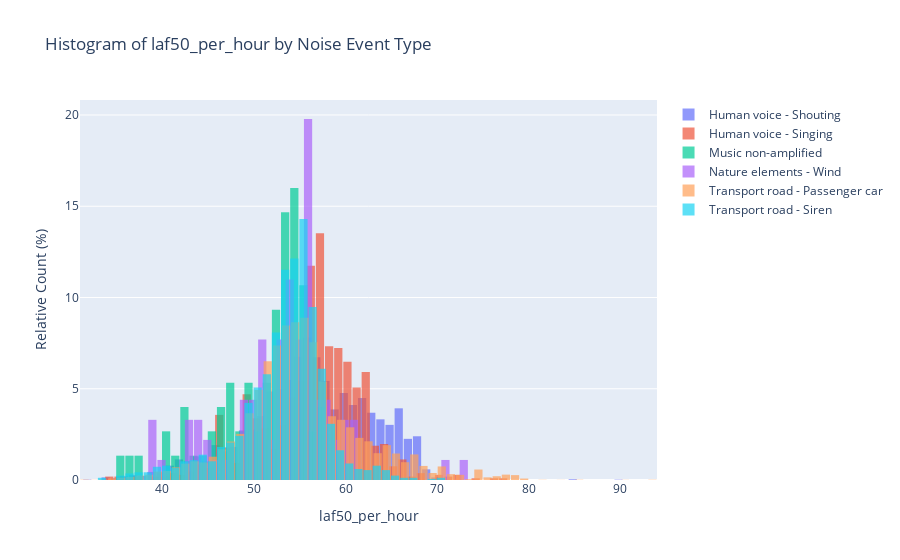

Source (notebook cell):
### Markdown cell above
distributions

### Code cell
import plotly.graph_objects as go
import pandas as pd

# Filter the dataset to get the relevant columns
filtered_df = merged[['noise_event_laeq_primary_detected_class', 'laf50_per_hour']]

# Group the data by 'noise_event_laeq_primary_detected_class'
grouped_df = filtered_df.groupby('noise_event_laeq_primary_detected_class')

# Create a list to store histogram traces
histogram_traces = []

# Generate histogram trace for each noise event type
for noise_event_type, group_data in grouped_df:
    counts = group_data['laf50_per_hour'].value_counts()
    total_count = counts.sum()
    relative_counts = counts / total_count
    
    histogram_trace = go.Histogram(
        x=group_data['laf50_per_hour'],
        opacity=0.7,
        name=noise_event_type,
        histnorm='percent',
        autobinx=False,
        xbins=dict(start=group_data['laf50_per_hour'].min(), end=group_data['laf50_per_hour'].max(), size=1)
    )
    histogram_traces.append(histogram_trace)

# Create the layout for the histogram
layout = go.Layout(
    title='Histogram of laf50_per_hour by Noise Event Type',
    xaxis=dict(title='laf50_per_hour'),
    yaxis=dict(title='Relative Count (%)'),
    barmode='overlay',
    bargap=0.1
)

# Create the figure and plot the histogram traces
fig = go.Figure(data=histogram_traces, layout=layout)

# Display the histogram
fig.show()

### Figure 1 — Plotly figure (JSON) as saved in the notebook; plotly's stock layout.template omitted (floating-point values rounded to 4 significant figures; data arrays with more than 128 entries replaced by an {"elided": "..."} marker saying what was removed)
{"data": [{"autobinx": false, "histnorm": "percent", "name": "Human voice - Shouting", "opacity": 0.7, "type": "histogram", "x": {"elided": "4965 float values"}, "xbins": {"end": 90.2, "size": 1, "start": 31.3}}, {"autobinx": false, "histnorm": "percent", "name": "Human voice - Singing", "opacity": 0.7, "type": "histogram", "x": {"elided": "1067 float values"}, "xbins": {"end": 78.7, "size": 1, "start": 33.7}}, {"autobinx": false, "histnorm": "percent", "name": "Music non-amplified", "opacity": 0.7, "type": "histogram", "x": [54.2, 53.8, 54.3, 47.8, 52.3, 52.3, 51.2, 54.8, 54, 53.3, 53.3, 53.3, 53.3, 47.9, 47.1, 34.9, 40.2, 48.1, 52.5, 56.4, 42.4, 53.5, 55, 55, 54.4, 57.6, 46.5, 36.2, 54.1, 47.2, 52.3, 50, 45, 46.1, 40.5, 41, 50.7, 45.9, 52.9, 42.6, 55.2, 53.1, 45.7, 54, 57.3, 54.7, 52.9, 44.3, 53.5, 49.4, 52.3, 55.1, 51.4, 52.2, 54.2, 53.9, 56.1, 47.1, 49, 51.8, 57, 51.1, 54, 53.3, 54.8, 43.2, 55.8, 54.9, 54.9, 55.3, 52.6, 37.1, 49.1, 49.5, 41.9], "xbins": {"end": 57.6, "size": 1, "start": 34.9}}, {"autobinx": false, "histnorm": "percent", "name": "Nature elements - Wind", "opacity": 0.7, "type": "histogram", "x": [56.3, 51.2, 56.3, 50.2, 51, 50.6, 46.4, 55.9, 51, 44.9, 57.4, 59.9, 54.5, 52.7, 54.2, 72.5, 57.6, 58.1, 55.6, 58.4, 55.9, 43.3, 42.4, 51.7, 54.4, 54.1, 54.8, 55.9, 55.4, 53.8, 54.1, 52.6, 57.8, 52.9, 52.4, 60.1, 52.7, 54.2, 57.1, 56.1, 55.7, 54.7, 71.2, 61, 39.6, 54.8, 55.2, 55.7, 51, 51.3, 49.5, 52.3, 45.6, 61.2, 38.5, 60, 55.4, 56.3, 49.2, 49, 56.5, 57.2, 54.1, 56.1, 59.1, 53.6, 43.6, 54.4, 56.4, 49.5, 60.8, 49.7, 53.5, 53.5, 56.1, 56.1, 56.1, 38.4, 53.1, 53.1, 39.1, 44, 44, 42.5, 55.7, 54.3, 45.3, 51.2, 55.5, 48.7, 48.6], "xbins": {"end": 72.5, "size": 1, "start": 38.4}}, {"autobinx": false, "histnorm": "percent", "name": "Transport road - Passenger car", "opacity": 0.7, "type": "histogram", "x": {"elided": "45514 float values"}, "xbins": {"end": 93.9, "size": 1, "start": 31}}, {"autobinx": false, "histnorm": "percent", "name": "Transport road - Siren", "opacity": 0.7, "type": "histogram", "x": {"elided": "1657 float values"}, "xbins": {"end": 70.3, "size": 1, "start": 32.9}}], "layout": {"bargap": 0.1, "barmode": "overlay", "title": {"text": "Histogram of laf50_per_hour by Noise Event Type"}, "xaxis": {"title": {"text": "laf50_per_hour"}}, "yaxis": {"title": {"text": "Relative Count (%)"}}}}
